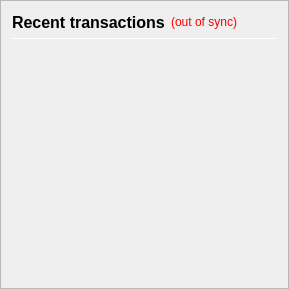
                <widget class="QFrame" name="frame_RecentTransactions">
                 <property name="minimumSize">
                  <size>
                   <width>0</width>
                   <height>0</height>
                  </size>
                 </property>
                 <property name="frameShape">
                  <enum>QFrame::StyledPanel</enum>
                 </property>
                 <property name="frameShadow">
                  <enum>QFrame::Raised</enum>
                 </property>
                 <layout class="QVBoxLayout" name="verticalLayout_1" stretch="0,0,0,0">
                  <item>
                   <layout class="QHBoxLayout" name="horizontalLayout_2">
                    <item>
                     <widget class="QLabel" name="label_4">
                      <property name="minimumSize">
                       <size>
                        <width>0</width>
                        <height>20</height>
                       </size>
                      </property>
                      <property name="font">
                       <font>
                        <pointsize>12</pointsize>
                        <weight>75</weight>
                        <bold>true</bold>
                       </font>
                      </property>
                      <property name="text">
                       <string>Recent transactions</string>
                      </property>
                     </widget>
                    </item>
                    <item>
                     <widget class="QLabel" name="labelTransactionsStatus">
                      <property name="cursor">
                       <cursorShape>WhatsThisCursor</cursorShape>
                      </property>
                      <property name="toolTip">
                       <string>The displayed information may be out of date. Your wallet automatically synchronizes with the WealthSilo network after a connection is established, but this process has not completed yet.</string>
                      </property>
                      <property name="styleSheet">
                       <string notr="true">QLabel { color: red; }</string>
                      </property>
                      <property name="text">
                       <string notr="true">(out of sync)</string>
                      </property>
                      <property name="alignment">
                       <set>Qt::AlignRight|Qt::AlignTrailing|Qt::AlignVCenter</set>
                      </property>
                     </widget>
                    </item>
                    <item>
                     <spacer name="horizontalSpacer">
                      <property name="orientation">
                       <enum>Qt::Horizontal</enum>
                      </property>
                      <property name="sizeHint" stdset="0">
                       <size>
                        <width>40</width>
                        <height>20</height>
                       </size>
                      </property>
                     </spacer>
                    </item>
                   </layout>
                  </item>
                  <item>
                   <widget class="Line" name="line">
                    <property name="minimumSize">
                     <size>
                      <width>0</width>
                      <height>1</height>
                     </size>
                    </property>
                    <property name="maximumSize">
                     <size>
                      <width>16777215</width>
                      <height>1</height>
                     </size>
                    </property>
                    <property name="orientation">
                     <enum>Qt::Horizontal</enum>
                    </property>
                   </widget>
                  </item>
                  <item>
                   <widget class="QListView" name="listTransactions">
                    <property name="minimumSize">
                     <size>
                      <width>0</width>
                      <height>0</height>
                     </size>
                    </property>
                    <property name="styleSheet">
                     <string notr="true">QListView { background: transparent; }</string>
                    </property>
                    <property name="frameShape">
                     <enum>QFrame::NoFrame</enum>
                    </property>
                    <property name="verticalScrollBarPolicy">
                     <enum>Qt::ScrollBarAlwaysOff</enum>
                    </property>
                    <property name="horizontalScrollBarPolicy">
                     <enum>Qt::ScrollBarAlwaysOff</enum>
                    </property>
                    <property name="selectionMode">
                     <enum>QAbstractItemView::NoSelection</enum>
                    </property>
                   </widget>
                  </item>
                  <item>
                   <spacer name="verticalSpacer_2">
                    <property name="orientation">
                     <enum>Qt::Vertical</enum>
                    </property>
                    <property name="sizeType">
                     <enum>QSizePolicy::Expanding</enum>
                    </property>
                    <property name="sizeHint" stdset="0">
                     <size>
                      <width>20</width>
                      <height>40</height>
                     </size>
                    </property>
                   </spacer>
                  </item>
                 </layout>
                </widget>
